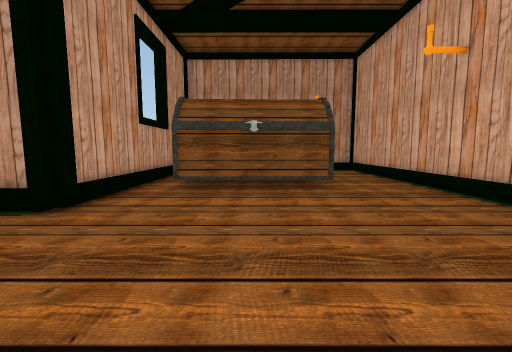
[1] (above)

16 first-person views from a walk through a Unity game level. The camera is 1.5 m above the floor, tilts 6° down and sees 90° across. The floor is counted in squares, 1 m on a side. Each view is taken from the middle of a square. On the plan, view 1 faces up. The plan holds only what a view shows up to about 13 squares ahead; the rest is blank. The place goes on beyond the plan. The player character is not drawn.

[2]
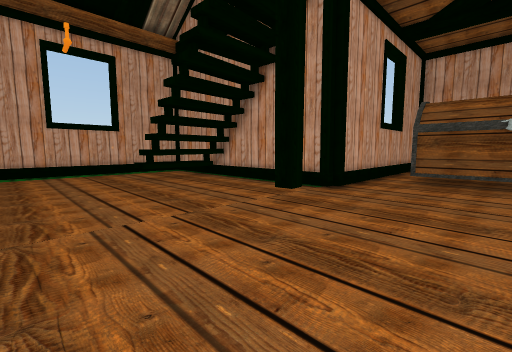

[3]
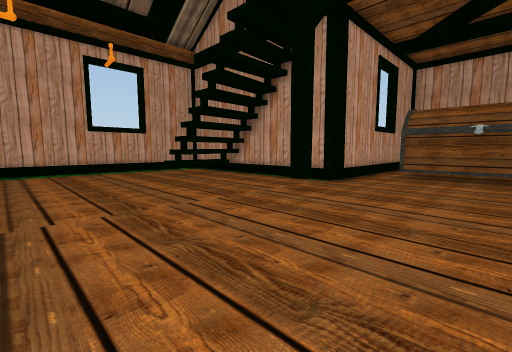

[4]
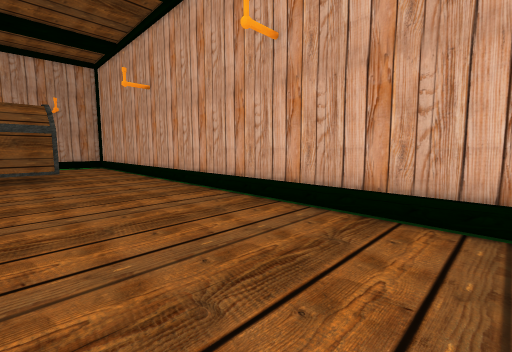

[5]
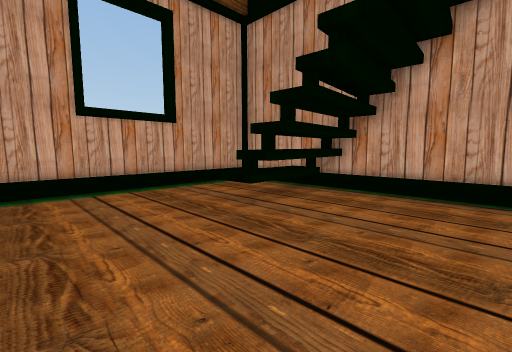

[6]
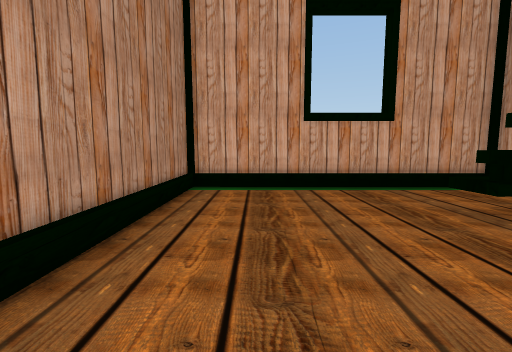

[7]
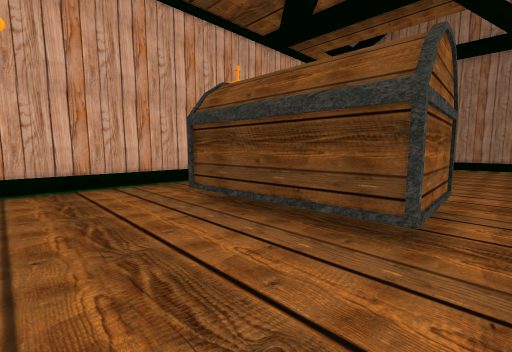

[8]
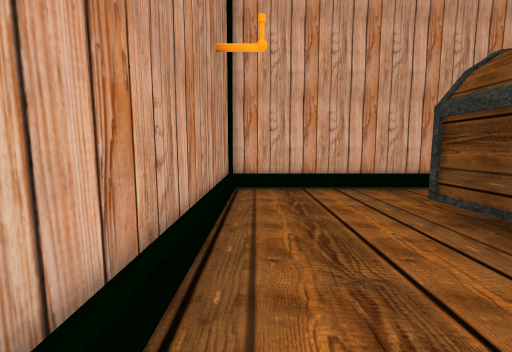

[9]
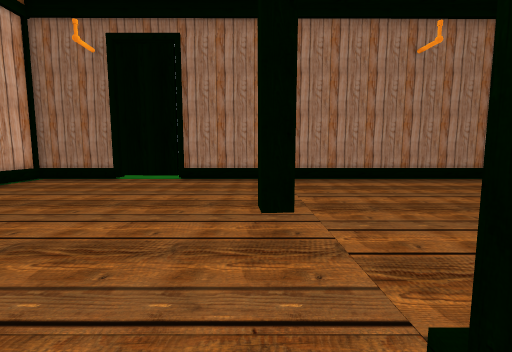

[10]
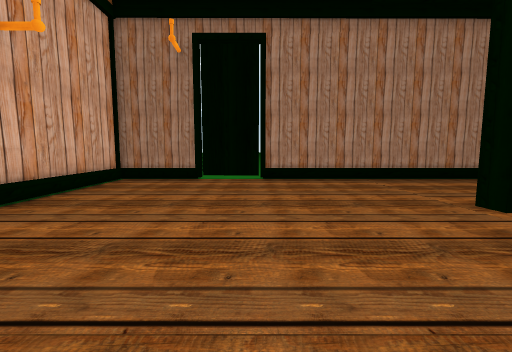

[11]
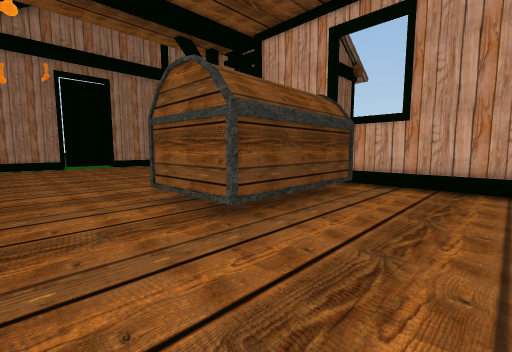

[12]
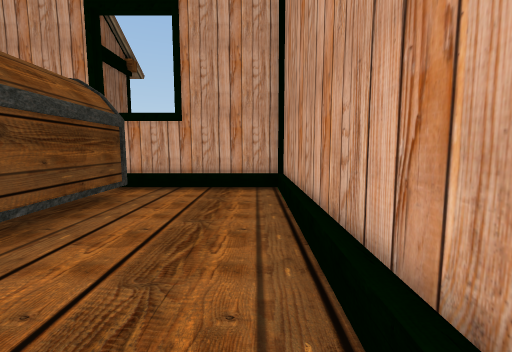

[13]
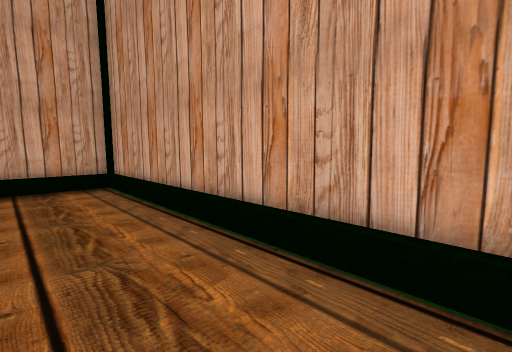

[14]
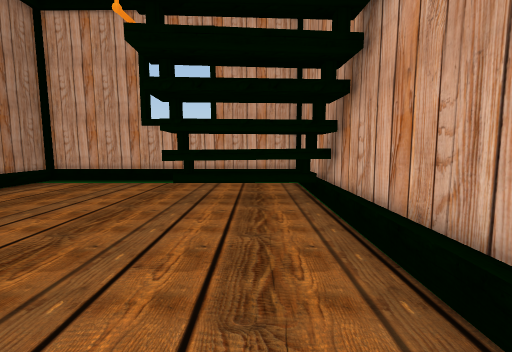

[15]
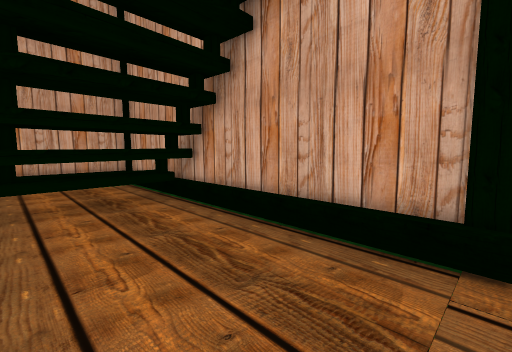

[16]
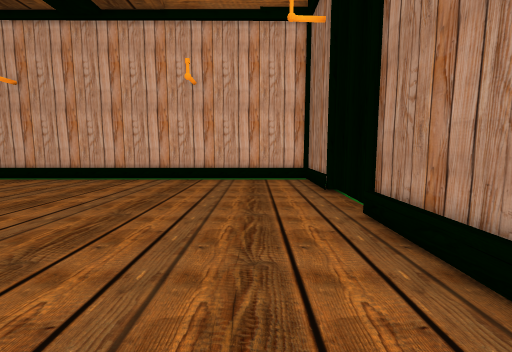

### Floor plan
Key: @ floor where view 1 was taken; # wall or solid block; . main floor; : floor 0.5 m higher than the main floor; ^ raised ledge; C column; T thing the floor can be seen under or through; O other object.
Columns run from 17 left of view 1 to 7 right of it. Each row starts with its distance up from view 1.
 18             #############
 17             #...........^
 16             #...........#
 15             ^...........#
 14             ^...........#
 13             ^.OOOOOOO...#
 12             ^.O:::::O...#
 11             ^.O:::::O...^
 10             #.O::::OO...^
  9             #.OO........^
  8             ^...........^
  7             #...........^
  6 #############...........^
  5 #...^T..................^
  4 #...^TT.................^
  3 ^...^TT.....CC..........#
  2 ^...^TT......C..........#
  1 ^.......................#
  0 ^................@......#
 -1 ^.......................#
 -2 #.......................^
 -3 #.......................^
 -4 ^.......................^
 -5 #.......................#
 -6 #########################

Positions as (right, up) in squares from view 1, and headings:
1: (0, 0), facing up
2: (0, -3), facing up-left
3: (1, -5), facing up-left
4: (1, -5), facing up-right
5: (-7, -3), facing up-left
6: (-7, -3), facing left
7: (-4, 17), facing down-right
8: (-3, 17), facing right
9: (-4, 7), facing down
10: (0, 7), facing down
11: (6, 17), facing down-left
12: (5, 17), facing left
13: (6, 15), facing up-left
14: (-5, 4), facing left
15: (-5, 2), facing up-left
16: (-6, -3), facing right
